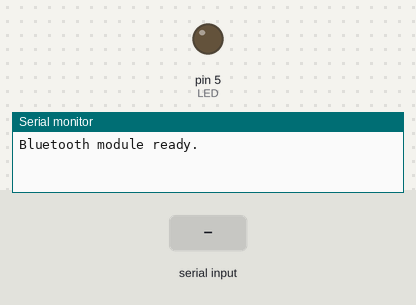
Recording of a sketch running on a simulated Arduino Uno, built with avr-gcc and run on an emulated ATmega328P. Shown: output pins drawn as LEDs (lit = HIGH), the last lines printed to the serial monitor. The test bench sets the inputs (shaded band).

Above: at 2.2 s.
2.3 s: "1" received over Serial
At 2.9 s:
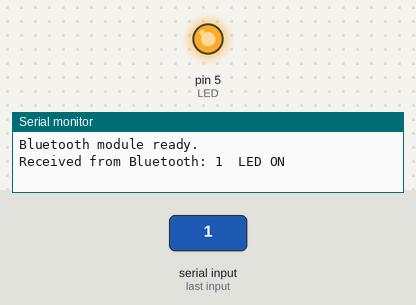
3.9 s: "0" received over Serial
At 5.3 s:
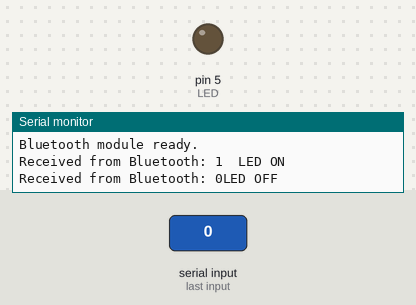
Timing chart, 0 to 6.9 s (numbered marks = the images above; inputs shaded):
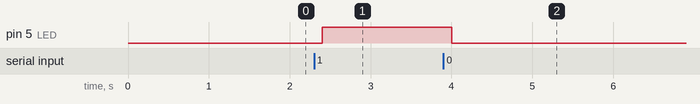

Measured:
- after the input at 2.3 s, pin 5 (LED): LOW → HIGH after 0.10 s
- after the input at 3.9 s, pin 5 (LED): HIGH → LOW after 0.10 s

The sketch:

Bluetooth_Controller_LED.ino
```cpp
#include <SoftwareSerial.h>

int LED = 5;

void setup() {
  Serial.begin(9600);
  Serial.println("Bluetooth module ready.");

  pinMode(LED, OUTPUT);
  delay(1000);
}

void loop() {
  if (Serial.available() > 0) {
    char state = Serial.read();
    Serial.print("Received from Bluetooth: ");
    Serial.print(state);
    if (state == '1') {
      digitalWrite(LED, HIGH);
      Serial.println("  LED ON");
    }else {
      digitalWrite(LED, LOW);
      Serial.println("LED OFF");
    }
  }
  if (Serial.available()) {
    // char sentChar = Serial.read();
    char sentChar = '0';
    Serial.print(sentChar);
    Serial.print("Sent to Bluetooth: ");
    Serial.println(sentChar);
  }
  delay(200);
}
```
